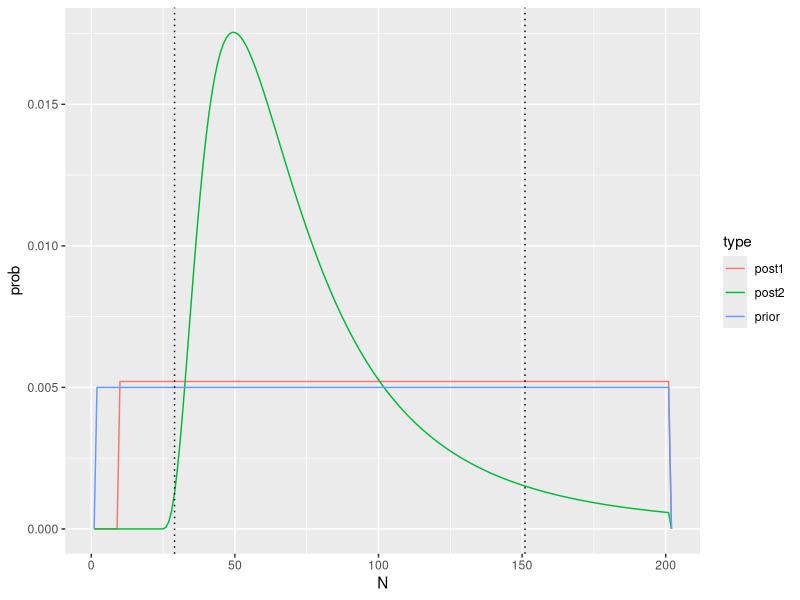

Reproduce this figure in R.
## ---- chunk 1
# knitr::opts_chunk$set(echo = FALSE)
knitr::opts_chunk$set(warning = FALSE)
knitr::opts_chunk$set(message = FALSE)
knitr::opts_chunk$set(out.width = "50%")
knitr::opts_current$set(fig.align = "center")
library(tidyverse)
library(RColorBrewer)

options(ggplot2.discrete.color=brewer.pal(8, "Dark2"))
options(ggplot2.discrete.fill=brewer.pal(8, "Dark2"))
## ---- chunk 2
# Simulate data
N <- 50
n <- c(10, 20)
theta <- rep(NA, 2)
theta[1] <- rhyper(1, N, 0, n[1])
theta[2] <- rhyper(1, theta[1], N-theta[1], n[2])
## ---- chunk 3
# Simulate 1st capture and mark
capture <- tibble(N = seq(0:201),
                  prior = c(0, rep(0.005, 200), 0))
lik <- dhyper(theta[1], capture$N, 0, n[1])
lik[is.na(lik)] <- 0
post_unstd <- lik * capture$prior
capture$post1 <- post_unstd / sum(post_unstd)
## ---- chunk 4
# See https://stats.stackexchange.com/questions/381520/how-can-i-estimate-the-highest-posterior-density-interval-from-a-set-of-x-y-valu

# Find approximate HPDI
hdi = function(x, x.density, coverage)
{
  best = 0
  for (ai in 1 : (length(x) - 1))
  {
    for (bi in (ai + 1) : length(x))
    {
      mass = sum(diff(x[ai : bi]) * x.density[(ai + 1) : bi])
      if (mass >= coverage && mass / (x[bi] - x[ai]) > best)
      {
        best = mass / (x[bi] - x[ai])
        ai.best = ai
        bi.best = bi
      }
    }
  }
  c(x[ai.best], x[bi.best])
}
## ---- chunk 5
# Simulate recapture
# posterior from 1st capture is now prior for recapture
lik <- dhyper(theta[2], n[1], capture$N-n[1], n[2])
lik[is.na(lik)] <- 0
post_unstd <- lik * capture$post1
capture$post2 <- post_unstd / sum(post_unstd)

# Calculate 95% HPDI
hpdi <- capture$N[hdi(capture$N, capture$post2, 0.95)]

capture %>%
  pivot_longer(-N, names_to="type", 
               values_to="prob") %>%
  ggplot() +
  geom_line(aes(x=N, y=prob, color=type)) +
  geom_vline(xintercept=hpdi, 
             linetype="dotted")
